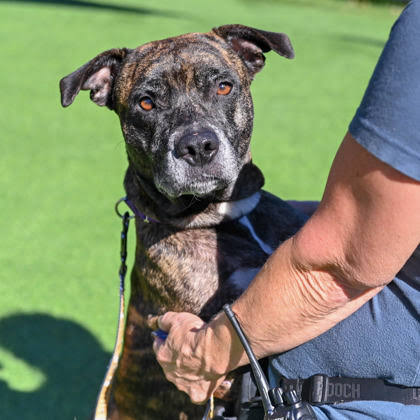
#> input picture test-dataset/images/handsome_dog.png, 420 x 420 px, given as the content of the folder ../../dataset/catvdog/training_set, which was not available
$ jupyter execute --allow-errors catvdog.ipynb   (text cells are left out)
#> lines starting #> are read from the running program, lines starting #| are printed output that depends on the picture; pictures that were not available may be replaced by others from this repository, and a replacement may not be noted
[cell 1]
from pathlib import Path
from collections import Counter
from PIL import Image
import numpy as np


# data sets download from https://www.kaggle.com/datasets/tongpython/cat-and-dog
base = "../../dataset/catvdog"
train_dir = Path(base+ "/training_set")
test_dir = Path(base + "/test_set")


IMAGE_EXT = {".jpg", ".jpeg", ".png", ".webp", ".bmp"}

def explain_data_sets(root):
    widths, heights = [],[]
    modes, per_class= Counter(), Counter()
    bad = []

    for p in root.rglob("*"):
        if p.suffix.lower() not in IMAGE_EXT:
            continue
        try:
            with Image.open(p) as im:
#> im is the input picture: PIL image 420x420 RGB; mean R, G, B 122.8, 132.5, 104.5
                w,h = im.size
#> w = 420; h = 420
                widths.append(w)
                heights.append(h)
                modes[im.mode] += 1
            per_class[p.parent.name] += 1
        except Exception as e:
            bad.append((p.name, repr(e)))

    widths = np.array(widths)
#> widths = [420]
    heights = np.array(heights)
#> heights = [420]
    ratios = widths/heights
#> ratios = [1]


    print(f"total readble:{len(widths)}, total underadable:{len(bad)}")
#| total readble:1, total underadable:0
    print("ureadable:", len(bad), bad[:5])
    print("per_class:", per_class)
    print("modes:", modes)
#| modes: Counter({'RGB': 1})
    stats("widths", widths)
    stats("heights", heights)
    stats("ratios", ratios)

    print("distinct sizes", len(set(zip(widths.tolist(), heights.tolist()))))
    print("extreme ratios", int(((ratios < 0.5) | (ratios > 2.0)).sum()))


def stats(name, a):
#> called with name = 'widths', a = array of shape (1,)
    print(f"name={name:8},min={a.min():.2f},p10={np.percentile(a,10):.2f} " +
         f"median={np.median(a):.2f}, max={a.max():.2f}")
#| name=widths  ,min=420.00,p10=420.00 median=420.00, max=420.00


explain_data_sets(train_dir)
#| name=heights ,min=420.00,p10=420.00 median=420.00, max=420.00
#| name=ratios  ,min=1.00,p10=1.00 median=1.00, max=1.00
#| distinct sizes 1
#| extreme ratios 0
explain_data_sets(test_dir)
#| total readble:1, total underadable:0
#| modes: Counter({'RGB': 1})
#| name=widths  ,min=420.00,p10=420.00 median=420.00, max=420.00
#| name=heights ,min=420.00,p10=420.00 median=420.00, max=420.00
#| name=ratios  ,min=1.00,p10=1.00 median=1.00, max=1.00
#| distinct sizes 1
#| extreme ratios 0

[cell 2]
SIZE = 64
CLASSES = ["cats", "dogs"]
LABEL_OF = {c: i for i, c in enumerate(CLASSES)}

def load_data_set(root):
    root = Path(root)
    images, labels = [], []

    for p in sorted(root.rglob("*")):
        if p.suffix.lower() not in IMAGE_EXT:
            # print(f" name:{p.name}")
            continue
        if p.parent.name not in LABEL_OF:
            continue

        with Image.open(p) as im:
            im = im.convert("RGB").resize((SIZE,SIZE), Image.BILINEAR)

        images.append(np.asarray(im, dtype=np.uint8))
        labels.append(LABEL_OF[p.parent.name])

    X = np.stack(images)
    Y = np.array(labels, dtype=np.int64)

    return X, Y

[cell 3]
def flatten(X):
    return X.reshape(X.shape[0],-1).T / 255


def prepare_data_set():
    X_train_orig_set, Y_train_orig_set = load_data_set(train_dir)
    X_test_orig_set, Y_test_orig_set = load_data_set(test_dir)

    # print(X_train_orig_set.shape, Y_train_orig_set.shape)
    # print(X_test_orig_set.shape, Y_test_orig_set.shape)

    # Reshuffle the datasets  (since we ordered it previously)
    rng = np.random.default_rng(0)
    perm = rng.permutation(len(Y_train_orig_set))
    permtest = rng.permutation(len(Y_test_orig_set))

    X_train_orig_set, Y_train_orig_set = X_train_orig_set[perm], Y_train_orig_set[perm]
    X_test_orig_set, Y_test_orig_set = X_test_orig_set[permtest], Y_test_orig_set[permtest]

    # Flatten the data sets for the model.
    X_train = flatten(X_train_orig_set)
    X_test = flatten(X_test_orig_set)

    Y_train = Y_train_orig_set.reshape(1, -1)
    Y_test = Y_test_orig_set.reshape(1,-1)

    datasets =  {
        "X_train": X_train,
        "X_test": X_test,
        "Y_train": Y_train,
        "Y_test": Y_test,
        "X_train_orig_set": X_train_orig_set,
        "Y_train_orig_set": Y_train_orig_set,
        "X_test_orig_set": X_test_orig_set,
        "Y_test_orig_set": Y_test_orig_set
    }
    return datasets

#> (a cell that did not finish here is left out)

[cell 5]
import numpy as np


def relu(Z):
    a = np.maximum(0,Z)
    return a

def sigmoid(Z):
    a = 1 / (1 + np.exp(-Z))
    return a

[cell 6]
# [11 lines left out: function initialize_parameters, not called in this run]

[cell 7]
from typing import NamedTuple
class ActivationCache (NamedTuple):
    Z: np.ndarray

# [8 lines left out: function activate, not called in this run]

[cell 8]
class PropagateCache (NamedTuple):
    W: np.ndarray
    Aprev: np.ndarray
    b: np.ndarray

# [4 lines left out: function propagate, not called in this run]

class ForwardCache (NamedTuple):
    PropagateCache: PropagateCache
    ActivationCache: ActivationCache

# [20 lines left out: function forward_pass, not called in this run]

[cell 9]
# [46 lines left out: functions AL_derivative, relu_backward, sigmoid_backward, propagate_backward, not called in this run]

[cell 10]
# [36 lines left out: function backward_pass, not called in this run]

[cell 11]
# [7 lines left out: function calculate_cost, not called in this run]

[cell 12]
# [11 lines left out: function update_parameter, not called in this run]

[cell 13]
# classify will apply the propagation with the given parameters
# and return the classification as 1 or 0
def classify(X,parameters):
    output, _ = forward_pass(X,parameters)
    return (output > 0.5).astype(int)


# [22 lines left out: function dnn_model, not called in this run]

[cell 14]
# [6 lines left out: function plot_costs, not called in this run]

#> (a cell that did not finish here is left out)

[cell 16]
import matplotlib.pyplot as plt
#> (the rest of this cell did not finish here and is left out)

#> (a cell that did not finish here is left out)

#> (a cell that did not finish here is left out)

#> (a cell that did not finish here is left out)

#> (a cell that did not finish here is left out)

[cell 21]
my_image = "cute_dog.jpeg"
fname = "../../test-dataset/images/" + my_image

img = Image.open(fname).convert("RGB").resize((SIZE, SIZE), Image.BILINEAR)
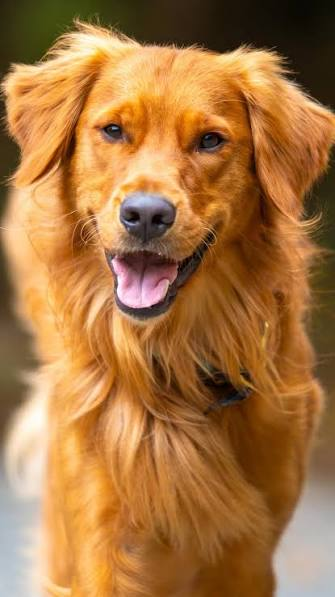
#> input picture test-dataset/images/cute_dog.jpeg, 335 x 597 px
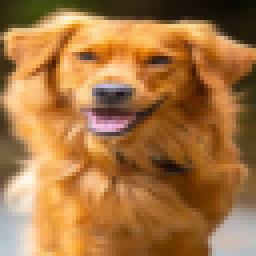
#> img: PIL image 64x64 RGB (shown 4 times larger); mean R, G, B 166.3, 116.6, 65.2
image = np.asarray(img, dtype=np.uint8)

plt.imshow(image)
plt.axis("off")

x_real_data = image.reshape(1, SIZE * SIZE * 3).T / 255.0
#> x_real_data = 12288 values, max 0.996 at index 4809, min 0 at index 9566, mean 0.455

[cell 22]
# [4 lines left out: function get_label, not called in this run]


my_image = "cat_focus.png"
fname = "../../test-dataset/images/" + my_image

img = Image.open(fname).convert("RGB").resize((SIZE, SIZE), Image.BILINEAR)
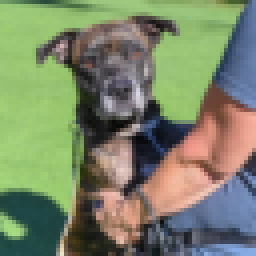
#> img: PIL image 64x64 RGB (shown 4 times larger); mean R, G, B 122.8, 132.5, 104.5
image = np.asarray(img, dtype=np.uint8)

plt.imshow(image)
plt.axis("off")

x_real_data = image.reshape(1, SIZE * SIZE * 3).T / 255.0
#> x_real_data = 12288 values, max 0.957 at index 5757, min 0.0275 at index 6630, mean 0.47


#> (the rest of this cell did not finish here and is left out)
